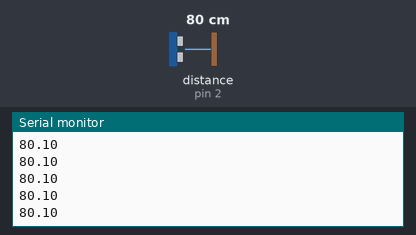
A sketch run on a simulated Arduino Uno, built with avr-gcc and run on an emulated ATmega328P. Parts: the last lines printed to the serial monitor. Wiring (inferred from the names in the program): ultrasonic range finder: trigger pin 3; echo pin 2. The test bench sets the inputs (shaded band); at power-on: distance to the obstacle (sensor on pin 2) 80 cm. The echo pulse lasts 58.3 µs per cm.

Above: at 1.2 s.
1.3 s: distance to the obstacle (sensor on pin 2) set to 2 cm
At 1.38 s:
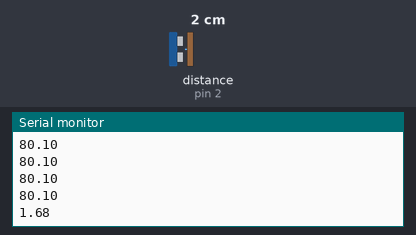
2.8 s: distance to the obstacle (sensor on pin 2) set to 4 cm
At 2.89 s:
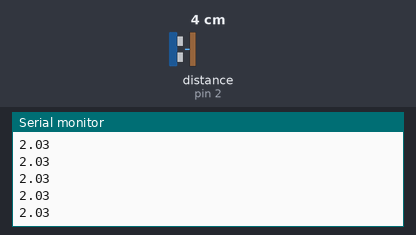
Timing chart, 0 to 5.8 s (numbered marks = the images above; inputs shaded):
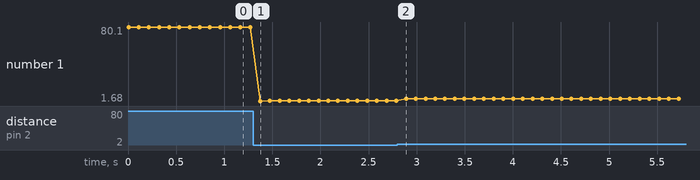

Measured:
- after the input at 1.3 s, the serial monitor: prints a new line after 0.07 s (image 1)
- plotted number 1: 80.1 → 2.03 after the input at 1.3 s, 2.03 → 4.05 after the input at 2.8 s

The sketch:

interactionUltrasonicArduino.ino
```cpp
const int TrigPin = 3;
const int EchoPin = 2;
float cm;

void setup()
{
  Serial.begin(9600);
  pinMode(TrigPin, OUTPUT);
  pinMode(EchoPin, INPUT);
}
void loop()
{
  digitalWrite(TrigPin, LOW);
  delayMicroseconds(2);
  digitalWrite(TrigPin, HIGH);
  delayMicroseconds(10);
  digitalWrite(TrigPin, LOW);

  cm = pulseIn(EchoPin, HIGH) / 58.0; //Echo time will be converted into cm
  cm = (int(cm * 100.0)) / 100.0; //Two decimal places
  Serial.println(cm);
  delay(100);
}
```
